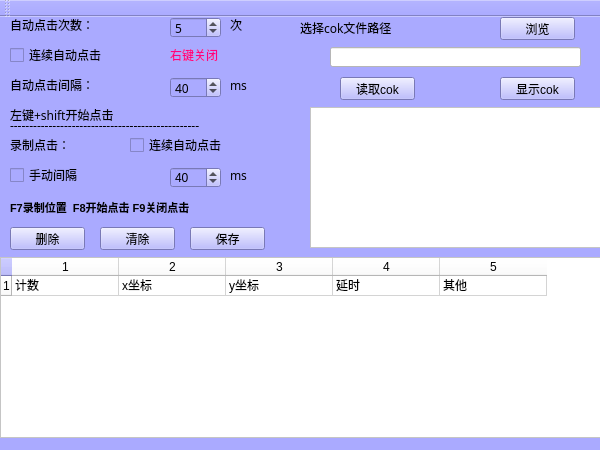
<?xml version="1.0" encoding="UTF-8"?>
<ui version="4.0">
 <class>AUtoClickMClass</class>
 <widget class="QMainWindow" name="AUtoClickMClass">
  <property name="geometry">
   <rect>
    <x>0</x>
    <y>0</y>
    <width>600</width>
    <height>450</height>
   </rect>
  </property>
  <property name="minimumSize">
   <size>
    <width>600</width>
    <height>450</height>
   </size>
  </property>
  <property name="maximumSize">
   <size>
    <width>600</width>
    <height>450</height>
   </size>
  </property>
  <property name="font">
   <font>
    <family>幼圆</family>
   </font>
  </property>
  <property name="windowTitle">
   <string>AUtoClickM</string>
  </property>
  <property name="windowIcon">
   <iconset>
    <normaloff>../../../../autoClick/ac.png</normaloff>../../../../autoClick/ac.png</iconset>
  </property>
  <property name="styleSheet">
   <string notr="true">background-color: rgb(170, 170, 255);</string>
  </property>
  <widget class="QWidget" name="centralWidget">
   <widget class="QSpinBox" name="AutoClickTimes">
    <property name="geometry">
     <rect>
      <x>170</x>
      <y>0</y>
      <width>51</width>
      <height>21</height>
     </rect>
    </property>
    <property name="font">
     <font>
      <family>幼圆</family>
     </font>
    </property>
    <property name="minimum">
     <number>1</number>
    </property>
    <property name="maximum">
     <number>100</number>
    </property>
    <property name="value">
     <number>5</number>
    </property>
   </widget>
   <widget class="QLabel" name="label">
    <property name="geometry">
     <rect>
      <x>10</x>
      <y>0</y>
      <width>121</width>
      <height>16</height>
     </rect>
    </property>
    <property name="font">
     <font>
      <family>幼圆</family>
     </font>
    </property>
    <property name="text">
     <string>自动点击次数：</string>
    </property>
   </widget>
   <widget class="QCheckBox" name="IsAutoClick">
    <property name="geometry">
     <rect>
      <x>10</x>
      <y>30</y>
      <width>161</width>
      <height>16</height>
     </rect>
    </property>
    <property name="font">
     <font>
      <family>幼圆</family>
     </font>
    </property>
    <property name="text">
     <string>连续自动点击</string>
    </property>
   </widget>
   <widget class="QLabel" name="label_2">
    <property name="geometry">
     <rect>
      <x>170</x>
      <y>30</y>
      <width>71</width>
      <height>16</height>
     </rect>
    </property>
    <property name="font">
     <font>
      <family>幼圆</family>
     </font>
    </property>
    <property name="styleSheet">
     <string notr="true">color: rgb(255, 0, 127);</string>
    </property>
    <property name="text">
     <string>右键关闭</string>
    </property>
   </widget>
   <widget class="QLabel" name="label_3">
    <property name="geometry">
     <rect>
      <x>10</x>
      <y>60</y>
      <width>121</width>
      <height>16</height>
     </rect>
    </property>
    <property name="font">
     <font>
      <family>幼圆</family>
     </font>
    </property>
    <property name="text">
     <string>自动点击间隔：</string>
    </property>
   </widget>
   <widget class="QSpinBox" name="AutoClickSleepTime">
    <property name="geometry">
     <rect>
      <x>170</x>
      <y>60</y>
      <width>51</width>
      <height>21</height>
     </rect>
    </property>
    <property name="font">
     <font>
      <family>幼圆</family>
     </font>
    </property>
    <property name="minimum">
     <number>1</number>
    </property>
    <property name="maximum">
     <number>100</number>
    </property>
    <property name="value">
     <number>40</number>
    </property>
   </widget>
   <widget class="QLabel" name="label_4">
    <property name="geometry">
     <rect>
      <x>10</x>
      <y>90</y>
      <width>161</width>
      <height>16</height>
     </rect>
    </property>
    <property name="font">
     <font>
      <family>幼圆</family>
     </font>
    </property>
    <property name="text">
     <string>左键+shift开始点击</string>
    </property>
   </widget>
   <widget class="QLabel" name="label_5">
    <property name="geometry">
     <rect>
      <x>10</x>
      <y>100</y>
      <width>311</width>
      <height>16</height>
     </rect>
    </property>
    <property name="font">
     <font>
      <family>幼圆</family>
     </font>
    </property>
    <property name="text">
     <string>-------------------------------------------------</string>
    </property>
   </widget>
   <widget class="QLabel" name="label_6">
    <property name="geometry">
     <rect>
      <x>10</x>
      <y>120</y>
      <width>121</width>
      <height>16</height>
     </rect>
    </property>
    <property name="font">
     <font>
      <family>幼圆</family>
     </font>
    </property>
    <property name="text">
     <string>录制点击：</string>
    </property>
   </widget>
   <widget class="QCheckBox" name="IsAutoClick_2">
    <property name="geometry">
     <rect>
      <x>130</x>
      <y>120</y>
      <width>161</width>
      <height>16</height>
     </rect>
    </property>
    <property name="font">
     <font>
      <family>幼圆</family>
     </font>
    </property>
    <property name="text">
     <string>连续自动点击</string>
    </property>
   </widget>
   <widget class="QLabel" name="label_10">
    <property name="geometry">
     <rect>
      <x>10</x>
      <y>180</y>
      <width>301</width>
      <height>20</height>
     </rect>
    </property>
    <property name="font">
     <font>
      <family>Arial</family>
      <pointsize>8</pointsize>
      <weight>75</weight>
      <bold>true</bold>
     </font>
    </property>
    <property name="text">
     <string>F7录制位置  F8开始点击 F9关闭点击</string>
    </property>
   </widget>
   <widget class="QSpinBox" name="AutoClickTime1">
    <property name="geometry">
     <rect>
      <x>170</x>
      <y>150</y>
      <width>51</width>
      <height>21</height>
     </rect>
    </property>
    <property name="minimum">
     <number>5</number>
    </property>
    <property name="maximum">
     <number>500</number>
    </property>
    <property name="singleStep">
     <number>3</number>
    </property>
    <property name="value">
     <number>40</number>
    </property>
   </widget>
   <widget class="QLabel" name="label_8">
    <property name="geometry">
     <rect>
      <x>230</x>
      <y>0</y>
      <width>61</width>
      <height>16</height>
     </rect>
    </property>
    <property name="font">
     <font>
      <family>幼圆</family>
     </font>
    </property>
    <property name="text">
     <string>次</string>
    </property>
   </widget>
   <widget class="QLabel" name="label_9">
    <property name="geometry">
     <rect>
      <x>230</x>
      <y>150</y>
      <width>61</width>
      <height>16</height>
     </rect>
    </property>
    <property name="font">
     <font>
      <family>幼圆</family>
     </font>
    </property>
    <property name="text">
     <string>ms</string>
    </property>
   </widget>
   <widget class="QLabel" name="label_11">
    <property name="geometry">
     <rect>
      <x>230</x>
      <y>60</y>
      <width>61</width>
      <height>16</height>
     </rect>
    </property>
    <property name="font">
     <font>
      <family>幼圆</family>
     </font>
    </property>
    <property name="text">
     <string>ms</string>
    </property>
   </widget>
   <widget class="QCheckBox" name="clickTimesE">
    <property name="geometry">
     <rect>
      <x>10</x>
      <y>150</y>
      <width>141</width>
      <height>16</height>
     </rect>
    </property>
    <property name="font">
     <font>
      <family>幼圆</family>
     </font>
    </property>
    <property name="text">
     <string>手动间隔</string>
    </property>
   </widget>
   <widget class="QTableWidget" name="ClickTable">
    <property name="enabled">
     <bool>true</bool>
    </property>
    <property name="geometry">
     <rect>
      <x>0</x>
      <y>240</y>
      <width>601</width>
      <height>181</height>
     </rect>
    </property>
    <property name="styleSheet">
     <string notr="true">background-color: rgb(255, 255, 255);</string>
    </property>
    <property name="rowCount">
     <number>1</number>
    </property>
    <property name="columnCount">
     <number>5</number>
    </property>
    <attribute name="horizontalHeaderDefaultSectionSize">
     <number>107</number>
    </attribute>
    <attribute name="verticalHeaderMinimumSectionSize">
     <number>20</number>
    </attribute>
    <attribute name="verticalHeaderDefaultSectionSize">
     <number>20</number>
    </attribute>
    <row/>
    <column/>
    <column/>
    <column/>
    <column/>
    <column/>
    <item row="0" column="0">
     <property name="text">
      <string>计数</string>
     </property>
    </item>
    <item row="0" column="1">
     <property name="text">
      <string>x坐标</string>
     </property>
    </item>
    <item row="0" column="2">
     <property name="text">
      <string>y坐标</string>
     </property>
    </item>
    <item row="0" column="3">
     <property name="text">
      <string>延时</string>
     </property>
    </item>
    <item row="0" column="4">
     <property name="text">
      <string>其他</string>
     </property>
    </item>
   </widget>
   <widget class="QLineEdit" name="path">
    <property name="geometry">
     <rect>
      <x>330</x>
      <y>30</y>
      <width>251</width>
      <height>20</height>
     </rect>
    </property>
    <property name="styleSheet">
     <string notr="true">background-color: rgb(255, 255, 255);</string>
    </property>
   </widget>
   <widget class="QLabel" name="label_7">
    <property name="geometry">
     <rect>
      <x>300</x>
      <y>0</y>
      <width>171</width>
      <height>21</height>
     </rect>
    </property>
    <property name="font">
     <font>
      <family>幼圆</family>
     </font>
    </property>
    <property name="text">
     <string>选择cok文件路径</string>
    </property>
   </widget>
   <widget class="QPushButton" name="LiuLan">
    <property name="geometry">
     <rect>
      <x>500</x>
      <y>0</y>
      <width>75</width>
      <height>23</height>
     </rect>
    </property>
    <property name="text">
     <string>浏览</string>
    </property>
   </widget>
   <widget class="QPushButton" name="ReadCokFile">
    <property name="geometry">
     <rect>
      <x>340</x>
      <y>60</y>
      <width>75</width>
      <height>23</height>
     </rect>
    </property>
    <property name="text">
     <string>读取cok</string>
    </property>
   </widget>
   <widget class="QPushButton" name="pushButton_3">
    <property name="geometry">
     <rect>
      <x>500</x>
      <y>60</y>
      <width>75</width>
      <height>23</height>
     </rect>
    </property>
    <property name="text">
     <string>显示cok</string>
    </property>
   </widget>
   <widget class="QTextEdit" name="debugText">
    <property name="geometry">
     <rect>
      <x>310</x>
      <y>90</y>
      <width>291</width>
      <height>141</height>
     </rect>
    </property>
    <property name="font">
     <font>
      <family>Arial</family>
      <pointsize>7</pointsize>
     </font>
    </property>
    <property name="styleSheet">
     <string notr="true">background-color: rgb(255, 255, 255);</string>
    </property>
    <property name="readOnly">
     <bool>true</bool>
    </property>
    <property name="markdown">
     <string/>
    </property>
    <property name="html">
     <string>&lt;!DOCTYPE HTML PUBLIC &quot;-//W3C//DTD HTML 4.0//EN&quot; &quot;http://www.w3.org/TR/REC-html40/strict.dtd&quot;&gt;
&lt;html&gt;&lt;head&gt;&lt;meta name=&quot;qrichtext&quot; content=&quot;1&quot; /&gt;&lt;style type=&quot;text/css&quot;&gt;
p, li { white-space: pre-wrap; }
&lt;/style&gt;&lt;/head&gt;&lt;body style=&quot; font-family:'Arial'; font-size:7pt; font-weight:400; font-style:normal;&quot;&gt;
&lt;p style=&quot;-qt-paragraph-type:empty; margin-top:0px; margin-bottom:0px; margin-left:0px; margin-right:0px; -qt-block-indent:0; text-indent:0px; font-family:'SimSun'; font-size:9pt;&quot;&gt;&lt;br /&gt;&lt;/p&gt;&lt;/body&gt;&lt;/html&gt;</string>
    </property>
   </widget>
   <widget class="QPushButton" name="remove">
    <property name="geometry">
     <rect>
      <x>10</x>
      <y>210</y>
      <width>75</width>
      <height>23</height>
     </rect>
    </property>
    <property name="text">
     <string>删除</string>
    </property>
   </widget>
   <widget class="QPushButton" name="clear">
    <property name="geometry">
     <rect>
      <x>100</x>
      <y>210</y>
      <width>75</width>
      <height>23</height>
     </rect>
    </property>
    <property name="text">
     <string>清除</string>
    </property>
   </widget>
   <widget class="QPushButton" name="save">
    <property name="geometry">
     <rect>
      <x>190</x>
      <y>210</y>
      <width>75</width>
      <height>23</height>
     </rect>
    </property>
    <property name="text">
     <string>保存</string>
    </property>
   </widget>
   <zorder>label_5</zorder>
   <zorder>AutoClickTimes</zorder>
   <zorder>label</zorder>
   <zorder>IsAutoClick</zorder>
   <zorder>label_2</zorder>
   <zorder>label_3</zorder>
   <zorder>AutoClickSleepTime</zorder>
   <zorder>label_4</zorder>
   <zorder>label_6</zorder>
   <zorder>IsAutoClick_2</zorder>
   <zorder>label_10</zorder>
   <zorder>AutoClickTime1</zorder>
   <zorder>label_8</zorder>
   <zorder>label_9</zorder>
   <zorder>label_11</zorder>
   <zorder>clickTimesE</zorder>
   <zorder>ClickTable</zorder>
   <zorder>path</zorder>
   <zorder>label_7</zorder>
   <zorder>LiuLan</zorder>
   <zorder>ReadCokFile</zorder>
   <zorder>pushButton_3</zorder>
   <zorder>debugText</zorder>
   <zorder>remove</zorder>
   <zorder>clear</zorder>
   <zorder>save</zorder>
  </widget>
  <widget class="QMenuBar" name="menuBar">
   <property name="geometry">
    <rect>
     <x>0</x>
     <y>0</y>
     <width>600</width>
     <height>22</height>
    </rect>
   </property>
  </widget>
  <widget class="QToolBar" name="mainToolBar">
   <attribute name="toolBarArea">
    <enum>TopToolBarArea</enum>
   </attribute>
   <attribute name="toolBarBreak">
    <bool>false</bool>
   </attribute>
  </widget>
 </widget>
 <layoutdefault spacing="6" margin="11"/>
 <resources>
  <include location="AUtoClickM.qrc"/>
 </resources>
 <connections/>
</ui>
